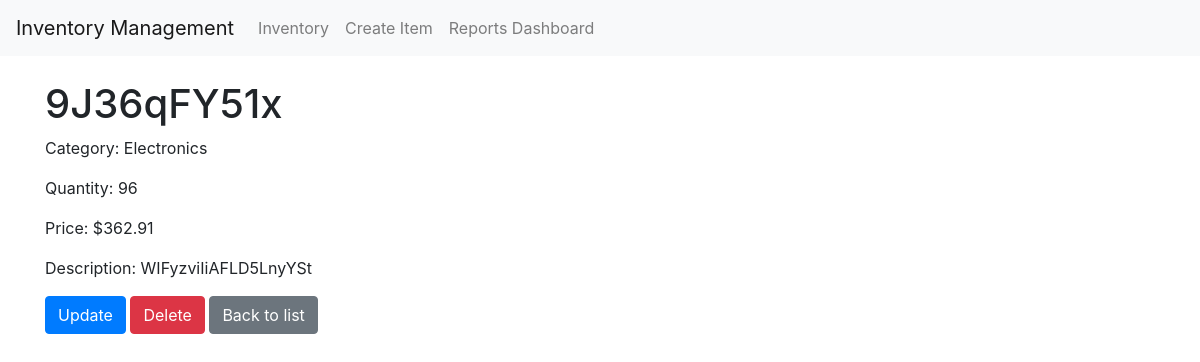
Screenshot of /items/3/ with the database file from the repository.
### inventory/models.py (models this page shows, shortened)
class Item(models.Model):
    CATEGORY_CHOICES = [
        ('electronics', 'Electronics'),
        ('clothing', 'Clothing'),
        ('books', 'Books'),
    ]
    name = models.CharField(max_length=255)
    category = models.CharField(max_length=100, choices=CATEGORY_CHOICES, blank=True, null=True)
    quantity = models.IntegerField(validators=[MinValueValidator(0)])
    price = models.DecimalField(max_digits=10, decimal_places=2)
    description = models.TextField(blank=True, null=True)
    image = models.ImageField(upload_to='item_images/', blank=True, null=True)

### inventory/views.py (the view)
# urls.py: path('items/<int:pk>/', ItemDetailView.as_view(), name='item_detail'),
class ItemDetailView(DetailView):
    model = Item
    context_object_name = 'item'
    template_name = 'inventory/item_detail.html'

### inventory/templates/inventory/item_detail.html (shortened to what this page needs)
{% extends 'base.html' %}
{% block content %}
  <div class="item-detail">
    <h1>{{ item.name }}</h1>
    {% if item.category %}<p>Category: {{ item.category }}</p>{% endif %}
    {% if item.quantity %}<p>Quantity: {{ item.quantity }}</p>{% endif %}
    <p>Price: ${{ item.price }}</p>
    <p>Description: {{ item.description }}</p>
    <div class="actions">
      <a href="{% url 'item_update' pk=item.pk %}" class="btn btn-primary">Update</a>
      <a href="{% url 'item_delete' pk=item.pk %}" class="btn btn-danger">Delete</a>
      <a href="{% url 'item_list' %}" class="btn btn-secondary">Back to list</a>
    </div>
  </div>
{% endblock %}

### rows the page displays
Item: name "9J36qFY51x", category "Electronics", quantity "96", price "362.91", description "WIFyzviIiAFLD5LnyYSt"
